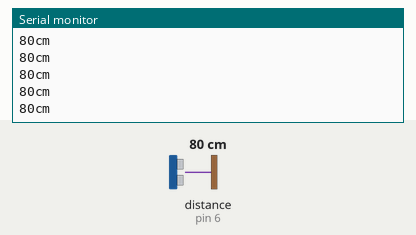
Bench run of a sketch on a simulated Arduino Uno, built with avr-gcc and run on an emulated ATmega328P. Shown: the last lines printed to the serial monitor. Wiring (inferred from the names in the program): ultrasonic range finder: trigger pin 7; echo pin 6. Inputs (shaded band) come from the test bench; at power-on: distance to the obstacle (sensor on pin 6) 80 cm. The echo pulse lasts 58.3 µs per cm.

Above: at 1.2 s.
1.3 s: distance to the obstacle (sensor on pin 6) set to 2 cm
At 1.48 s:
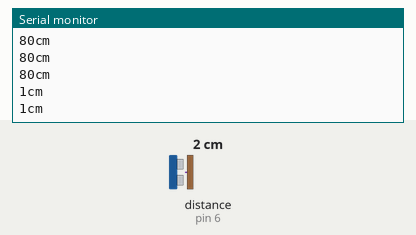
2.8 s: distance to the obstacle (sensor on pin 6) set to 120 cm
At 2.89 s:
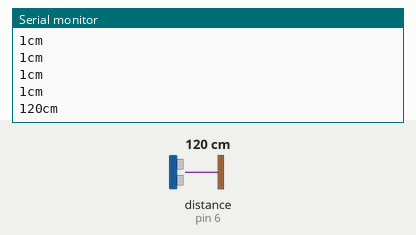
Timing chart, 0 to 5.8 s (numbered marks = the images above; inputs shaded):
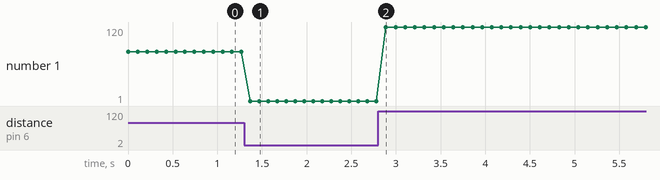

Measured:
- after the input at 1.3 s, the serial monitor: prints a new line after 0.07 s (image 1)
- after the input at 2.8 s, the serial monitor: prints a new line after 0.09 s (image 2)
- plotted number 1: 80 → 1 after the input at 1.3 s, 1 → 120 after the input at 2.8 s

The sketch:

Arduino-code-HC-SR04.ino
```cpp
const int trigPin = 7; //Trigger pin
const int echoPin = 6; // Echo Pin

void setup() {
   pinMode(trigPin, OUTPUT);
   pinMode(echoPin, INPUT);
   Serial.begin(9600); // Starting Serial Terminal
}

void loop() {
   long sure, mesafe;

   digitalWrite(trigPin, LOW);
   delayMicroseconds(2);
   digitalWrite(trigPin, HIGH);
   delayMicroseconds(2);
   digitalWrite(trigPin, LOW);

   sure = pulseIn(echoPin, HIGH);
   mesafe = microsecondsToCentimeters(sure);
   Serial.print(mesafe);
   Serial.println("cm");

   delay(100);
}

long microsecondsToCentimeters(long microseconds) {
   return microseconds / 29 / 2;
}
```
